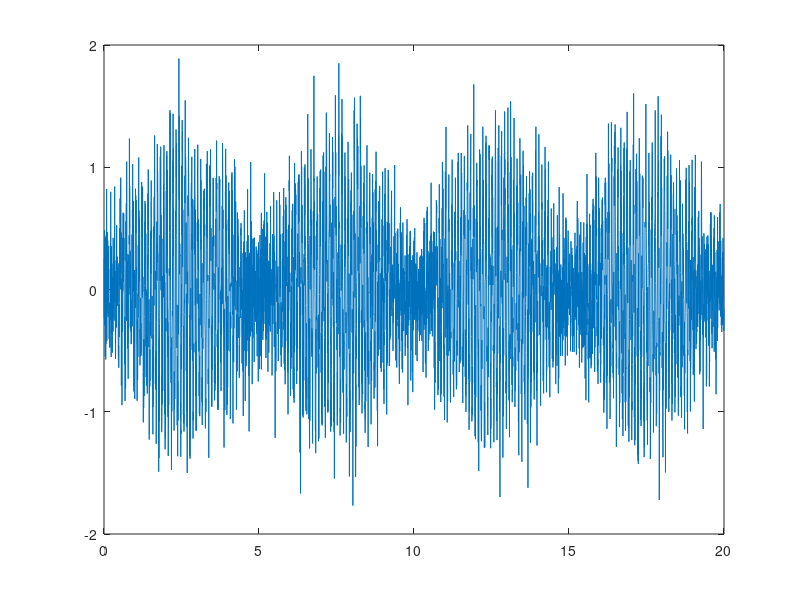

This figure's MATLAB source: (Note: this script raises an error after producing the figure.)
clear;
Fs = 250;
TT = 20;
f1 = .1;
f2 = 10;


N = TT.*Fs;
tt = [1:N]./Fs;

aa = .3;
A = sin(2.*pi.*f1.*tt);
xx = A.* sin(2.*pi.*f2.*tt) + aa.*randn(size(tt));

figure(220);clf; plot(tt,xx);


nw = 100;
num = nw-1;
denom = nw;
noverlap = floor( nw.* (num./denom) );
F = [];
Fs = 250;
[S,F,T,P] = spectrogram(xx,nw,noverlap,F,Fs);

indxs = find( 0<=F & F<=4 ); p_d = sum( P(indxs,:), 1 );
indxs = find( 8<=F & F<=12 ); p_a = sum( P(indxs,:), 1 );
indxs = find( 5<=F & F<=8 ); p_t = sum( P(indxs,:), 1 );
indxs = find( 13<=F & F<=18 ); p_b = sum( P(indxs,:), 1 );

figure(330);clf; plot(T,p_a,T,p_d,T,p_t,T,p_b);

figure(110);clf;
zz = 10.*log10(P);
maxz = max(max(zz));
minz = min(min(zz));
surf(T,F,zz,'edgecolor','none'); 
axis([0 TT 0 60 minz maxz] );
%axis tight
view(0,90)
xlabel('Time (s)'); ylabel('Hz');



